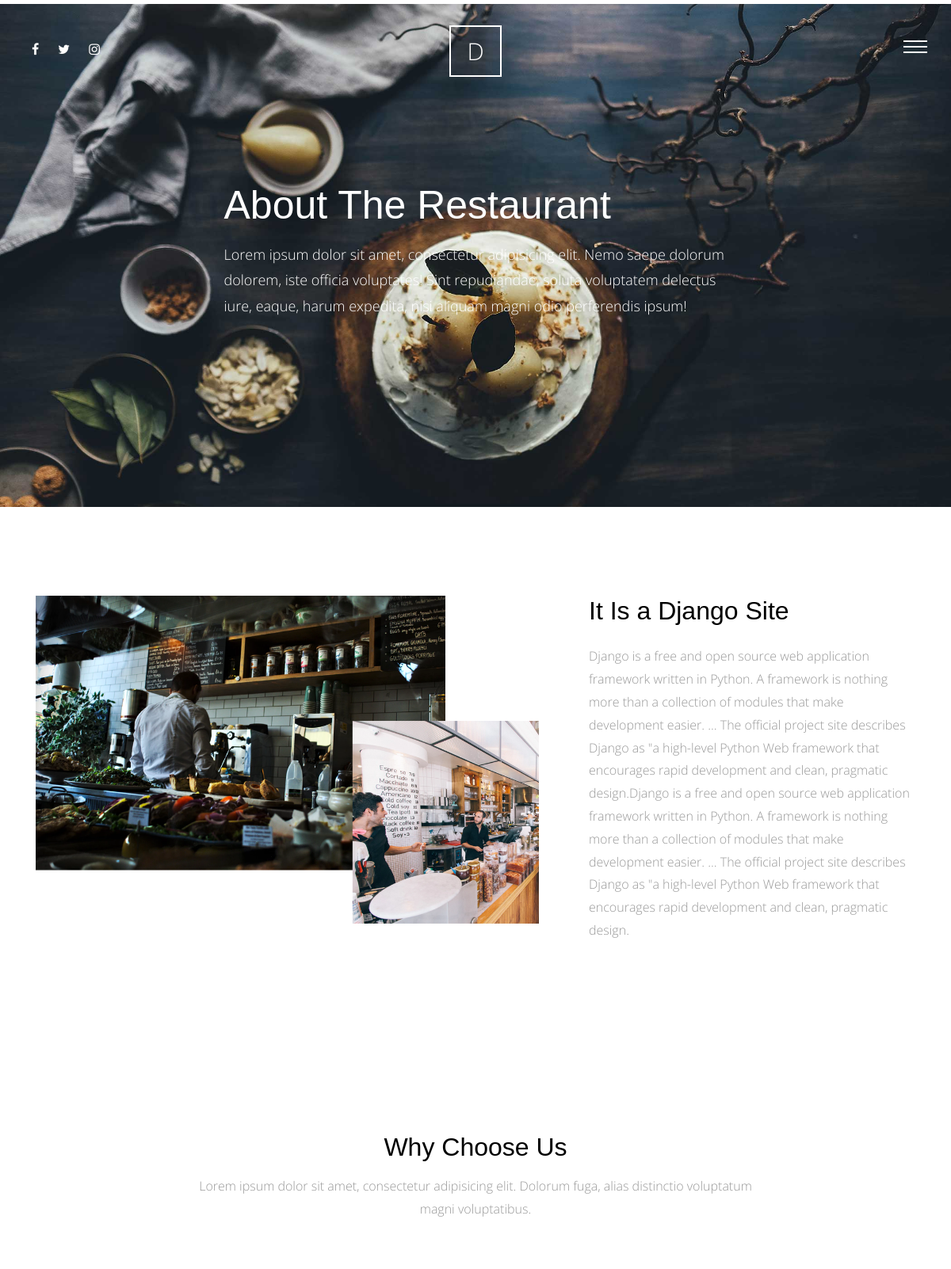
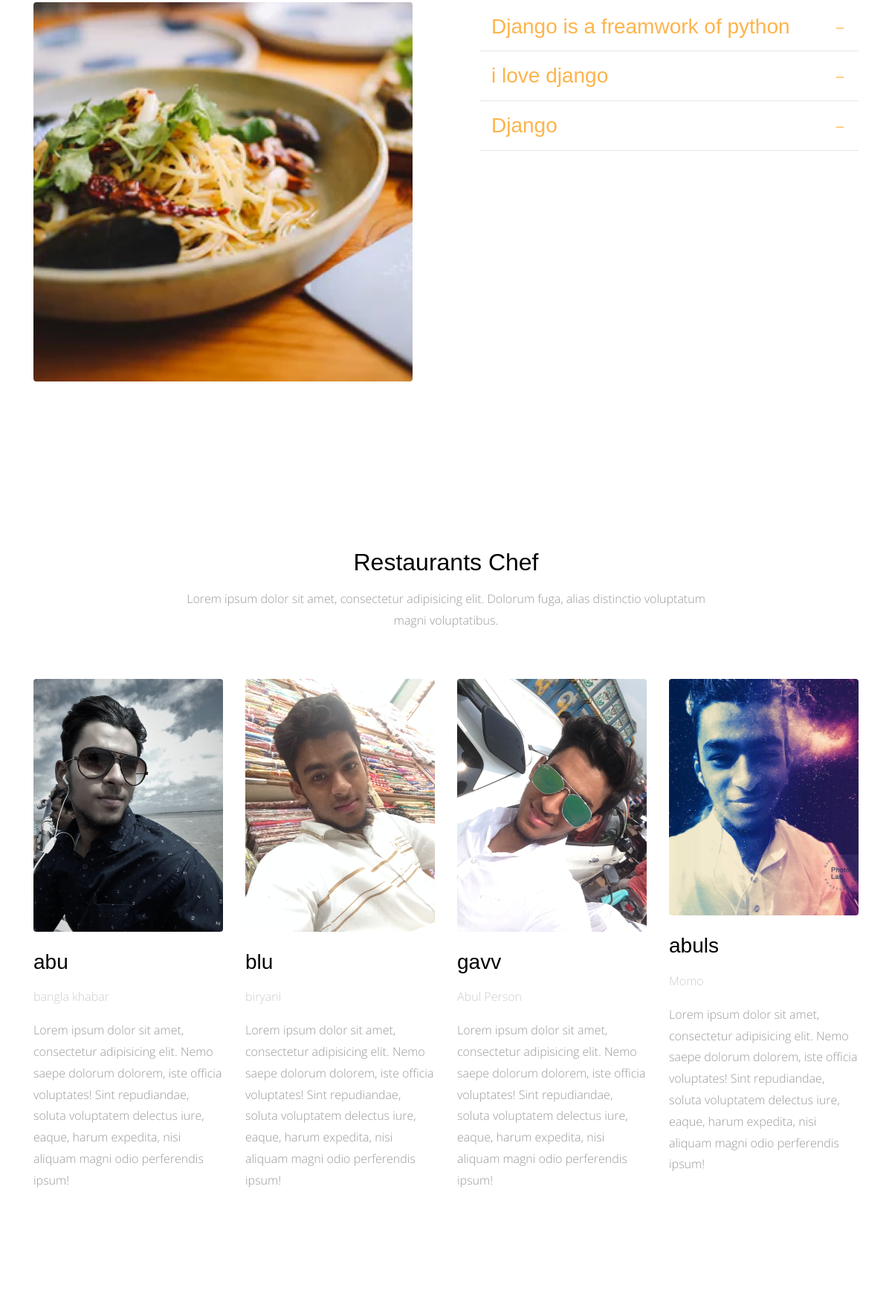
The page /about-us/ (upper part) on the database its author committed (2 pictures, top to bottom).
### aboutus/models.py (models this page shows, shortened)
class AboutUs(models.Model):
    title = models.CharField(max_length=50)
    content = models.TextField()
    class Meta:
        verbose_name = 'about us'
        verbose_name_plural = 'about us'

class Why_Choose_Us(models.Model):
    title = models.CharField(max_length=50)
    content = models.TextField()
    class Meta:
        verbose_name = 'why choose us'
        verbose_name_plural = 'why choose us'

class Chef(models.Model):
    name = models.CharField(max_length=50)
    title = models.CharField(max_length=50)
    bio = models.TextField()
    image = models.ImageField(upload_to='chef/')

### aboutus/views.py (the view)
# urls.py: path('', views.aboutus_list, name='aboutus_list'),
def aboutus_list(request):
    about = AboutUs.objects.last()
    why_choose_us = Why_Choose_Us.objects.all()
    chef = Chef.objects.all()
    context = {
        'about': about,
        'why_choose_us': why_choose_us,
        'chef': chef,
    }
    return render(request, 'about.html', context)

### aboutus/templates/about.html (shortened to what this page needs)
{% extends 'base.html' %}
{% load static %}
  {% block body %}
      <div class="main-wrap">
        <div class="cover_1 cover_sm">
          <div class="img_bg" style="background-image: url({% static 'img/slider-1.jpg' %})" data-stellar-background-ratio="0.5">
            <div class="container">
              <div class="row align-items-center justify-content-center">
                <div class="col-md-7" data-aos="fade-up">
                  <h2 class="heading">About The Restaurant</h2>
                  <p class="lead">Lorem ipsum dolor sit amet, consectetur adipisicing elit. Nemo saepe dolorum dolorem, iste officia voluptates! Sint repudiandae, soluta voluptatem delectus iure, eaque, harum expedita, nisi aliquam magni odio perferendis ipsum!</p>
                </div>
              </div>
            </div>
          </div>
        </div>
        <div class="section">
          <div class="container">
            <div class="row">
              <div class="col-md-7" data-aos="fade-up">
                <img src="{% static 'img/about_1.png' %}" alt="Image placeholder" class="img-fluid">
              </div>
              <div class="col-md-5 pl-md-5" data-aos="fade-up" data-aos-delay="200">
                <h2 class="mb-4">{{ about.title }}</h2>
                <p class="lead">{{ about.content }}</p>
              </div>
            </div>
          </div>
        </div>
        <div class="section">
          <div class="container">
            <div class="row justify-content-center mb-5" data-aos="fade-up">
              <div class="col-md-8  text-center">
                <h2 class="mb-3">Why Choose Us</h2>
                <p class="lead">Lorem ipsum dolor sit amet, consectetur adipisicing elit. Dolorum fuga, alias distinctio voluptatum magni voluptatibus.</p>
              </div>
            </div>
            <div class="row large-gutters">
              <div class="col-md-6"  data-aos="fade-up" data-aos-delay="200">
                <img src="{% static 'img/img_2.jpg' %}" alt="Image placeholder" class="img-fluid rounded">
              </div>
              <div class="col-md-6" data-aos="fade-up" data-aos-delay="300">
                <div class="accordion" id="accordion">
                {% for info in why_choose_us %}
                  <div class="accordion-item">
                    <h3 class="mb-0">
                      <a class="btn-block p-3" data-toggle="collapse" href="#collapse{{info.id}}" role="button" aria-expanded="true" aria-controls="collapseOne">{{ info.title }}</a>
                    </h3>
                  </div>
                {% endfor %}
                </div>
              </div>
            </div>
          </div>
        </div>
        <div class="section">
          <div class="container">
            <div class="row justify-content-center mb-5" data-aos="fade-up">
              <div class="col-md-8  text-center">
                <h2 class="mb-3">Restaurants Chef</h2>
                <p class="lead">Lorem ipsum dolor sit amet, consectetur adipisicing elit. Dolorum fuga, alias distinctio voluptatum magni voluptatibus.</p>
              </div>
            </div>
            <div class="row">
            {% for one in chef %}
              <div class="col-md-3" data-aos="fade-up" data-aos-delay="100">
                <img src="{{ one.image.url }}" alt="Image placeholder" class="img-fluid mb-4 rounded">
                <h3 class="mb-3">{{ one.name }}</h3>
                <p class="post-meta text-muted">{{ one.title }}</p>
                <p class="mb-5">{{ one.bio }}</p>
              </div>
            {% endfor %}
            </div>
          </div>
        </div>
      </div>
  {% endblock body %}

### static/css/style.css (style rules this page uses)
html { overflow-x: hidden; }
body { background: #fff; font-family: "Open Sans", cursive; font-size: 16px; line-height: 1.8; font-weight: 300; color: #999999; }
a { -webkit-transition: .3s all ease; -o-transition: .3s all ease; transition: .3s all ease; text-decoration: none; }
h1, h2, h3, h4, h5 { color: #000; font-family: "Playfair Display", Arial, sans-serif; }
h1 a, h2 a, h3 a, h4 a, h5 a { color: #000; }
.lead { font-size: 16px; }
.section { padding: 7em 0; }
.text-muted { color: #cccccc !important; }
.cover_1 { position: relative; }
.cover_1 .lead { color: #fff; font-size: 18px; }
.cover_1 .img_bg { background-repeat: no-repeat; background-size: cover !important; background-position: center center; }
.cover_1 .img_bg, .cover_1 .img_bg > .container > .row { min-height: 700px; height: 100vh; }
.cover_1.cover_sm .img_bg, .cover_1.cover_sm .img_bg > .container > .row { min-height: 600px; height: 80vh; }
.cover_1 .heading { color: white; font-weight: 300; font-size: 30px; line-height: 1.5; }
@media (min-width: 768px) { .cover_1 .heading { font-size: 50px; line-height: 1.5; } }
.large-gutters { margin-right: -45px; margin-left: -45px; }
.large-gutters > [class*="col-"] { padding-right: 45px; padding-left: 45px; }
.accordion .btn-block { position: relative; border-bottom: 1px solid #e6e6e6; }
.accordion .btn-block[aria-expanded="true"] { color: #fdb44b; }

### rows shown on the page
AboutUs: title "It Is a Django Site", content "Django is a free and open source web application framework written in Python. A framework is nothing more than a collection of modules that make development easier. ... The official project site describes Django as \"a high-level Python Web framework that encourages rapid development and clean, pragmatic design.Django is a free and open source web application framework written in Python. A framework is nothing more than a collection of modules that make development easier. ... The official project site describes Django as \"a high-level Python Web framework that encourages rapid development and clean, pragmatic design."
Why_Choose_Us: title "Django is a freamwork of python"
Why_Choose_Us: title "i love django"
Why_Choose_Us: title "Django"
Chef: image (picture), name "abu", title "bangla khabar", bio "Lorem ipsum dolor sit amet, consectetur adipisicing elit. Nemo saepe dolorum dolorem, iste officia voluptates! Sint repudiandae, soluta voluptatem delectus iure, eaque, harum expedita, nisi aliquam magni odio perferendis ipsum!"
Chef: image (picture), name "blu", title "biryani", bio "Lorem ipsum dolor sit amet, consectetur adipisicing elit. Nemo saepe dolorum dolorem, iste officia voluptates! Sint repudiandae, soluta voluptatem delectus iure, eaque, harum expedita, nisi aliquam magni odio perferendis ipsum!"
Chef: image (picture), name "gavv", title "Abul Person", bio "Lorem ipsum dolor sit amet, consectetur adipisicing elit. Nemo saepe dolorum dolorem, iste officia voluptates! Sint repudiandae, soluta voluptatem delectus iure, eaque, harum expedita, nisi aliquam magni odio perferendis ipsum!"
Chef: image (picture), name "abuls", title "Momo", bio "Lorem ipsum dolor sit amet, consectetur adipisicing elit. Nemo saepe dolorum dolorem, iste officia voluptates! Sint repudiandae, soluta voluptatem delectus iure, eaque, harum expedita, nisi aliquam magni odio perferendis ipsum!"
